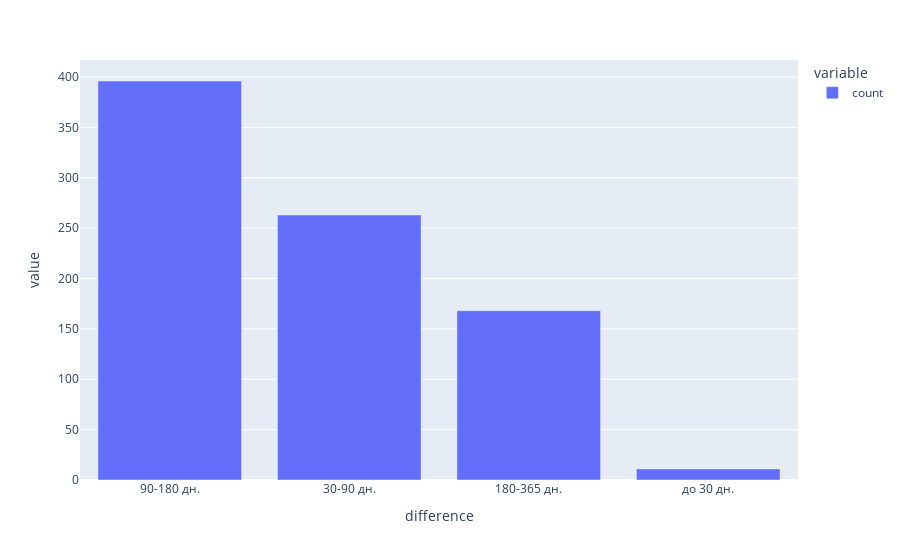

The notebook cell this image was saved under:
### Markdown cell above
И последнее задание: постройте интерактивный барплот, на котором будут показаны категории с количеством уникальных клиентов в них (то, что у вас получилось на прошлом степе, по запуску первого рекламного объявления). Расположите их так, чтобы внизу была самая малочисленная, а наверху – самая большая.

### Code cell
px.bar(duration_group)

### Figure 1 — Plotly figure (JSON) as saved in the notebook; plotly's stock layout.template omitted (floating-point values rounded to 4 significant figures)
{"data": [{"hovertemplate": "variable=count<br>difference=%{x}<br>value=%{y}<extra></extra>", "legendgroup": "count", "marker": {"color": "#636efa", "pattern": {"shape": ""}}, "name": "count", "orientation": "v", "showlegend": true, "textposition": "auto", "type": "bar", "x": ["90-180 дн.", "30-90 дн.", "180-365 дн.", "до 30 дн."], "xaxis": "x", "y": [396, 263, 168, 11], "yaxis": "y"}], "layout": {"barmode": "relative", "legend": {"title": {"text": "variable"}, "tracegroupgap": 0}, "margin": {"t": 60}, "xaxis": {"anchor": "y", "domain": [0, 1], "title": {"text": "difference"}}, "yaxis": {"anchor": "x", "domain": [0, 1], "title": {"text": "value"}}}}
